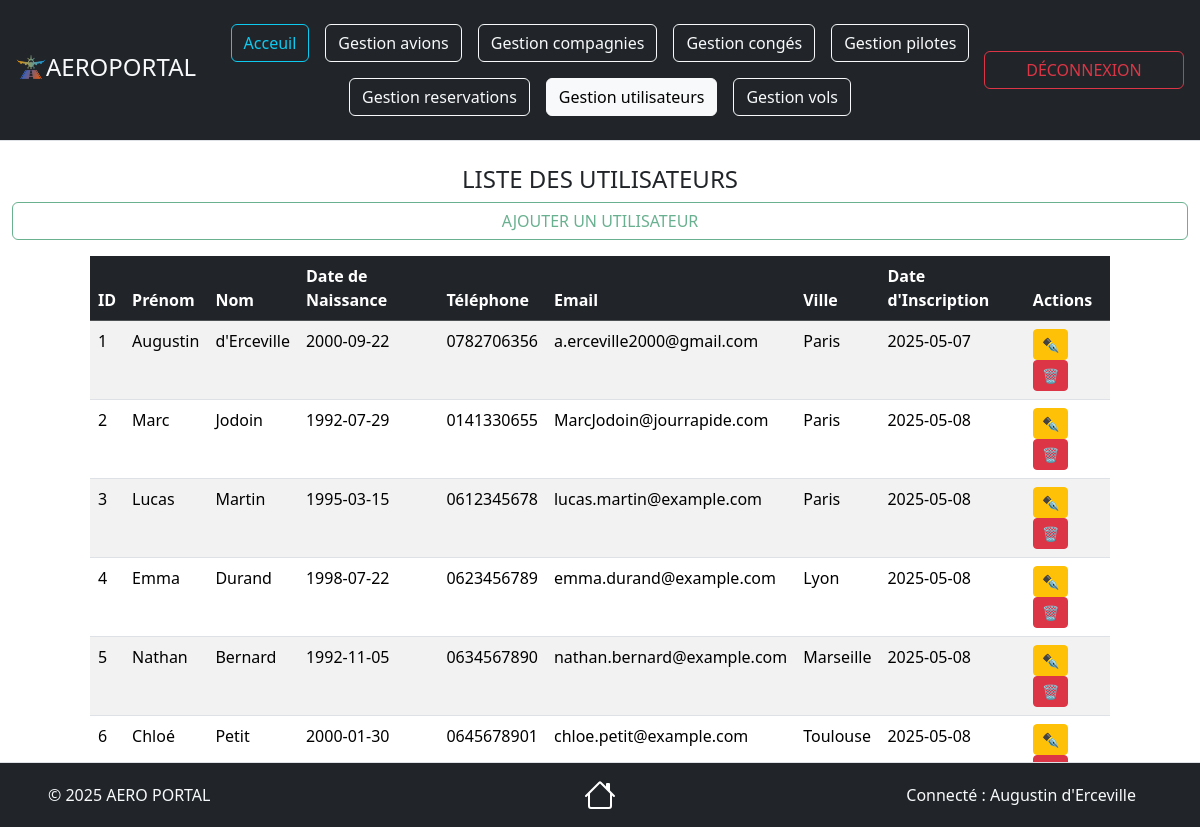
The app's page /views/Utilisateurs/UtilisateursRead.php (signed in) with its own data.
### tables this page shows
CREATE TABLE IF NOT EXISTS `utilisateurs` (
                                              `id_utilisateur` int NOT NULL AUTO_INCREMENT,
                                              `prenom` varchar(50) NOT NULL,
                                              `nom` varchar(50) NOT NULL,
                                              `telephone` varchar(13) NOT NULL,
                                              `email` varchar(100) NOT NULL,
                                              `mot_de_passe` varchar(255) NOT NULL,
                                              `date_naissance` date NOT NULL,
                                              `ville_residence` varchar(50) NOT NULL,
                                              `inscription` datetime NOT NULL DEFAULT CURRENT_TIMESTAMP,
                                              PRIMARY KEY (`id_utilisateur`),
                                              UNIQUE KEY `email` (`email`)
);

### source/repository/UtilisateursRepository.php (called while the page is built, shortened)
<?php
require_once __DIR__ . '/../model/UtilisateursModel.php';
class UtilisateursRepository
{
    private $bdd;
    public function __construct(\PDO $bdd)
    {
        $this->bdd = $bdd;
        $this->bdd->setAttribute(\PDO::ATTR_ERRMODE, \PDO::ERRMODE_EXCEPTION);
    }
    public function getUsers(): array {
        try {
            $query = $this->bdd->prepare("SELECT * FROM utilisateurs");
            $query->execute();
            $users = [];
            while ($data = $query->fetch(\PDO::FETCH_ASSOC)) {
                $users[] = new \UtilisateursModel($data);
            }
            return $users;
        } catch (\PDOException $e) {
            return [];
        }
    }
}

### source/model/UtilisateursModel.php (called while the page is built, shortened)
<?php
class UtilisateursModel
{
     private ?int $id_utilisateur = null;
     private ?string $prenom = null;
     private ?string $nom = null;
     private ?string $telephone = null;
     private ?string $email = null;
     private ?string $date_naissance = null;
     private ?string $ville_residence = null;
     private ?DateTime $inscription = null;
     public function hydrate($data) {
          if (isset($data['id_utilisateur'])) {
               $this->id_utilisateur = $data['id_utilisateur'];
          }
          if (isset($data['prenom'])) {
               $this->prenom = $data['prenom'];
          }
          if (isset($data['nom'])) {
               $this->nom = $data['nom'];
          }
          if (isset($data['telephone'])) {
               $this->telephone = $data['telephone'];
          }
          if (isset($data['email'])) {
               $this->email = $data['email'];
          }
          if (isset($data['date_naissance'])) {
               $this->date_naissance = $data['date_naissance'];
          }
          if (isset($data['ville_residence'])) {
               $this->ville_residence = $data['ville_residence'];
          }
          if (isset($data['inscription'])) {
               $this->inscription = new DateTime($data['inscription']);
          }
     }
     public function getIdUser()
     {
          return $this->id_utilisateur;
     }
     public function getPrenom()
     {
          return $this->prenom;
     }
     public function getNom()
     {
          return $this->nom;
     }
     public function getTelephone()
     {
          return $this->telephone;
     }
     public function getEmail()
     {
          return $this->email;
     }
     public function getDateNaissance()
     {
          return $this->date_naissance;
     }
     public function getVilleResidence()
     {
          return $this->ville_residence;
     }
     public function getInscription()
     {
          return $this->inscription;
     }
}

### views/Utilisateurs/UtilisateursRead.php (the view, shortened to what this page needs)
<?php
require_once __DIR__ . '/../../source/repository/UtilisateursRepository.php';
require_once __DIR__ . '/../../source/model/UtilisateursModel.php';
$config = new Config();
$bdd = $config->connexion();
$utilisateurRepo = new UtilisateursRepository($bdd);
$utilisateurs = $utilisateurRepo->getUsers();
?>
<!doctype html>
<html lang="fr">
<head>
     <link href="https://cdn.jsdelivr.net/npm/bootstrap@5.3.3/dist/css/bootstrap.min.css" rel="stylesheet">
</head>
<body>
<header class="d-flex flex-wrap align-items-center justify-content-center justify-content-md-between py-3 mb-4 border-bottom bg-dark">
     <div class="col-2 ms-3 mb-2 mb-md-0 text-light">
          <a href="../Acceuil.php" class="d-inline-flex link-body-emphasis text-decoration-none">
               <img src="../../documentation/img/Logo.png" style="max-width: 15%; height: auto;">
               <div class="fs-4 text-light">AEROPORTAL</div>
          </a>
     </div>
     <ul class="nav col mb-2 justify-content-center mb-md-0">
          <li><a href="../Acceuil.php" class="nav-link px-2"><button type="button" class="btn btn-outline-info">Acceuil</button></a></li>
          <li><a href="../Avions/AvionsRead.php" class="nav-link px-2"><button type="button" class="btn btn-outline-light">Gestion avions</button></a></li>
          <li><a href="../Compagnies/CompagniesRead.php" class="nav-link px-2"><button type="button" class="btn btn-outline-light">Gestion compagnies</button></a></li>
          <li><a href="../Conges/CongesRead.php" class="nav-link px-2"><button type="button" class="btn btn-outline-light">Gestion congés</button></a></li>
          <li><a href="../Pilotes/PilotesRead.php" class="nav-link px-2"><button type="button" class="btn btn-outline-light">Gestion pilotes</button></a></li>
          <li><a href="../Reservations/ReservationsRead.php" class="nav-link px-2"><button type="button" class="btn btn-outline-light">Gestion reservations</button></a></li>
          <li><a href="../Utilisateurs/UtilisateursRead.php" class="nav-link px-2"><button type="button" class="btn btn-outline-light active">Gestion utilisateurs</button></a></li>
          <li><a href="../Vols/VolsRead.php" class="nav-link px-2"><button type="button" class="btn btn-outline-light">Gestion vols</button></a></li>
     </ul>
     <div class="col-2 btn-group md-3 me-3 text-end" role="group" aria-label="Boutons utilisateur">
          <?php if (isset($_SESSION['utilisateur'])): ?>
               <a href="../../source/treatment/deconnexion.php" class="btn btn-outline-danger">DÉCONNEXION</a>
          <?php else: ?>
               <a href="Connexion.php" class="btn btn-outline-success">CONNEXION</a>
               <a href="Inscription.php" class="btn btn-outline-primary">INSCRIPTION</a>
          <?php endif; ?>
     </div>
</header>
<div class="mx-4">
    <div class="row">
        <h4 class="text-center text-uppercase">Liste des utilisateurs</h4>
        <a href="UtilisateursCreate.php" class="btn btn-outline-success text-uppercase disabled">Ajouter un utilisateur</a>
    </div>
</div>
<div class="row my-3">
    <div class="col-1"></div>
    <table class="col table table-striped">
          <thead class="table-dark">
          <tr>
               <th>ID</th>
               <th>Prénom</th>
               <th>Nom</th>
               <th>Date de Naissance</th>
               <th>Téléphone</th>
               <th>Email</th>
               <th>Ville</th>
               <th>Date d'Inscription</th>
               <th>Actions</th>
          </tr>
          </thead>
          <tbody>
          <?php foreach ($utilisateurs as $user): ?>
               <tr>
                    <td><?= htmlspecialchars($user->getIdUser() ?? 'Inconnu', ENT_QUOTES, 'UTF-8') ?></td>
                    <td><?= htmlspecialchars($user->getPrenom() ?? 'Inconnu', ENT_QUOTES, 'UTF-8') ?></td>
                    <td><?= htmlspecialchars($user->getNom() ?? 'Inconnu', ENT_QUOTES, 'UTF-8') ?></td>
                    <td><?= htmlspecialchars($user->getDateNaissance() ?? 'Inconnu', ENT_QUOTES, 'UTF-8') ?></td>
                    <td><?= htmlspecialchars($user->getTelephone() ?? 'Inconnu', ENT_QUOTES, 'UTF-8') ?></td>
                    <td><?= htmlspecialchars($user->getEmail() ?? 'Inconnu', ENT_QUOTES, 'UTF-8') ?></td>
                    <td><?= htmlspecialchars($user->getVilleResidence() ?? 'Inconnu', ENT_QUOTES, 'UTF-8') ?></td>
                    <td><?= htmlspecialchars($user->getInscription()->format('Y-m-d') ?? 'Inconnu', ENT_QUOTES, 'UTF-8') ?></td>
                    <td>
                         <a href="UtilisateursUpdate.php?id=<?= $user->getIdUser() ?>" class="btn btn-warning btn-sm">✒️</a>
                         <a href="UtilisateursDelete.php?id=<?= $user->getIdUser() ?>" class="btn btn-danger btn-sm" onclick="return confirm('Êtes-vous sûr de vouloir supprimer cet utilisateur ?');">🗑️</a>
                    </td>
               </tr>
          <?php endforeach; ?>
          </tbody>
     </table>
     <div class="col-1"></div>
</div>
<?php include '../Footer.php'; ?>

### views/Footer.php (shortened to what this page needs)
<footer class="d-flex flex-wrap justify-content-between align-items-center py-3 mt-4 border-top bg-dark  fixed-bottom">
     <p class="col-md-4 mb-0 ps-5 text-light">&copy; 2025 AERO PORTAL</p>
     <a href="Acceuil.php" class="col-md-4 d-flex align-items-center justify-content-center mb-3 mb-md-0 me-md-auto link-body-emphasis text-decoration-none">
     </a>
     <ul class="nav col-md-4 justify-content-end align-items-center">
          <?php if (isset($_SESSION['utilisateur'])): ?>
               <li class="nav-item d-flex align-items-center me-3">
                    <span class="text-light">Connecté : <?= htmlspecialchars($_SESSION['utilisateur']['prenom']) ?> <?= htmlspecialchars($_SESSION['utilisateur']['nom']) ?></span>
               </li>
          <?php endif; ?>
     </ul>
</footer>
<script src="https://cdn.jsdelivr.net/npm/@tailwindcss/browser@4"></script>
</body>
</html>

### records on screen
utilisateurs: id_utilisateur "1", prenom "Augustin", nom "d'Erceville", date_naissance "2000-09-22", telephone "0782706356", email "a.erceville2000@gmail.com", ville_residence "Paris", inscription "2025-05-07"
utilisateurs: id_utilisateur "2", prenom "Marc", nom "Jodoin", date_naissance "1992-07-29", telephone "0141330655", email "MarcJodoin@jourrapide.com", ville_residence "Paris", inscription "2025-05-08"
utilisateurs: id_utilisateur "3", prenom "Lucas", nom "Martin", date_naissance "1995-03-15", telephone "0612345678", email "lucas.martin@example.com", ville_residence "Paris", inscription "2025-05-08"
utilisateurs: id_utilisateur "4", prenom "Emma", nom "Durand", date_naissance "1998-07-22", telephone "0623456789", email "emma.durand@example.com", ville_residence "Lyon", inscription "2025-05-08"
utilisateurs: id_utilisateur "5", prenom "Nathan", nom "Bernard", date_naissance "1992-11-05", telephone "0634567890", email "nathan.bernard@example.com", ville_residence "Marseille", inscription "2025-05-08"
utilisateurs: id_utilisateur "6", prenom "Chloé", nom "Petit", date_naissance "2000-01-30", telephone "0645678901", email "chloe.petit@example.com", ville_residence "Toulouse", inscription "2025-05-08"

### other values on screen
$_SESSION['utilisateur']['prenom'] "Augustin"
$_SESSION['utilisateur']['nom'] "d'Erceville"
